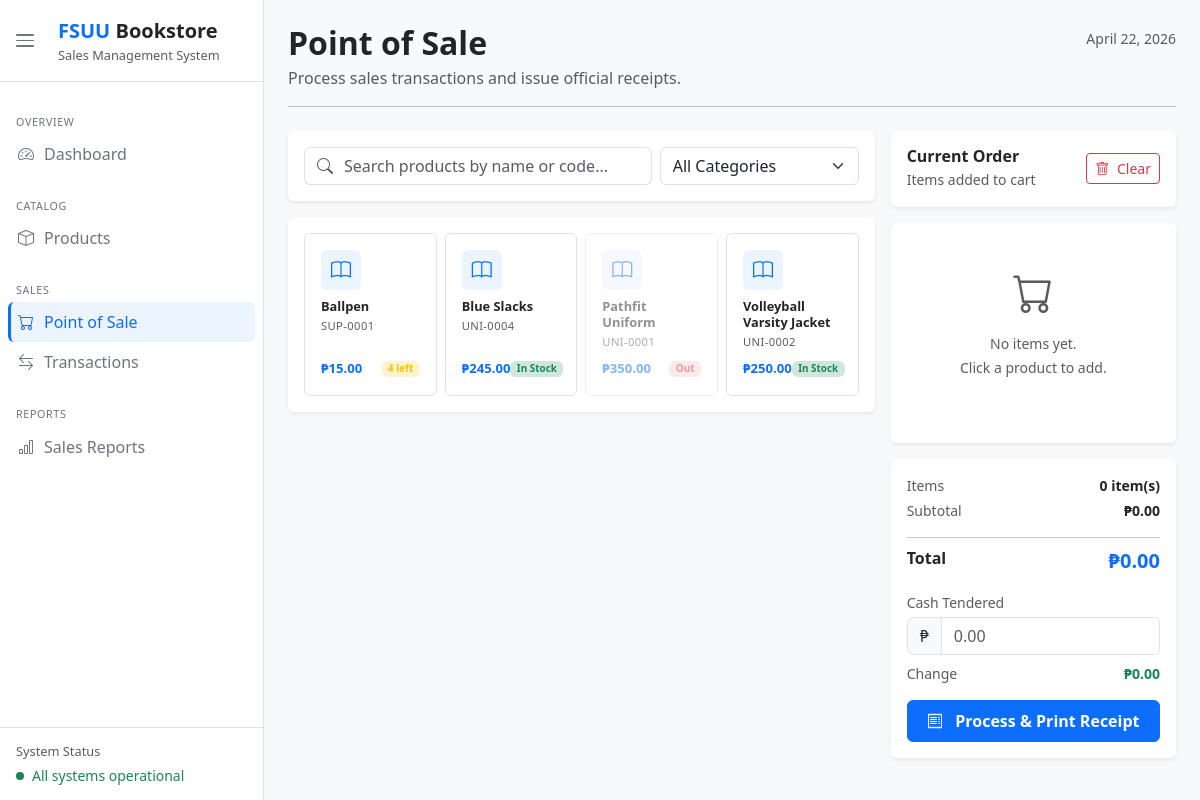
/point-of-sale/, run on an earlier commit of the app's database.
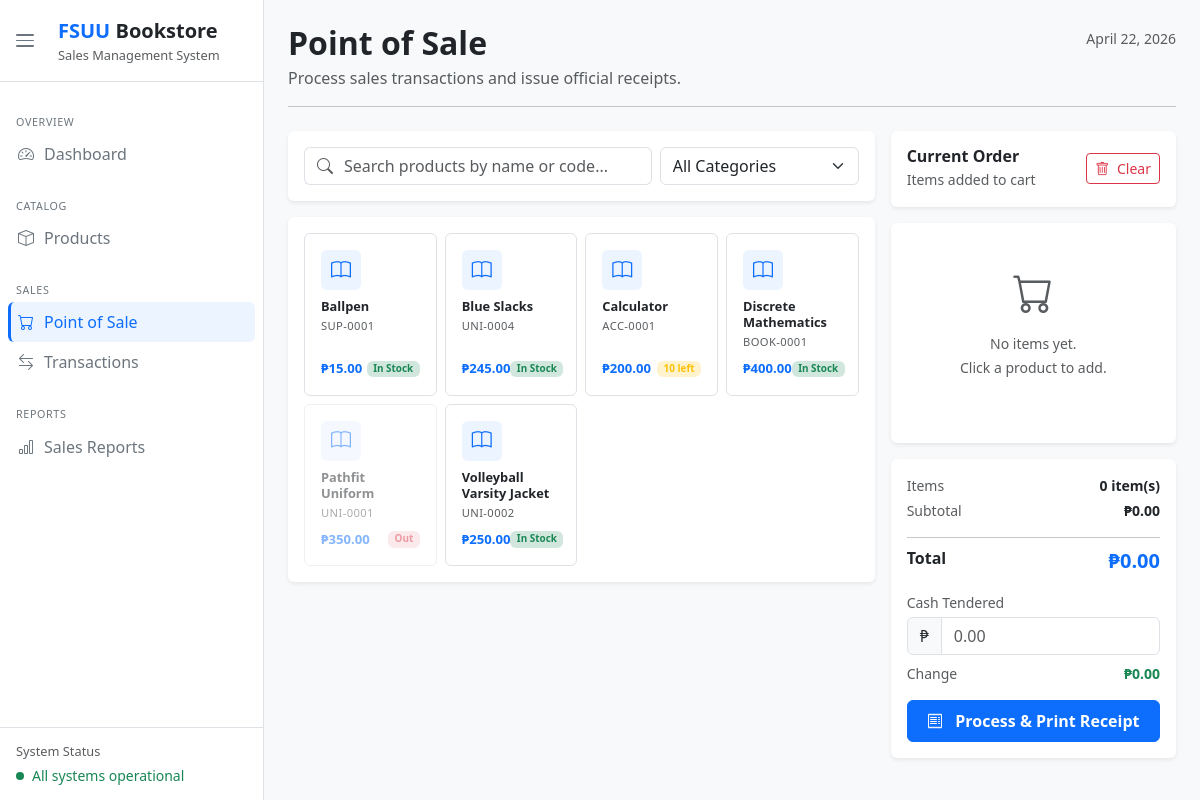
And on a later commit of the database.
### dashboard/models.py (models this page shows, shortened)
class Product(models.Model):
    product_id        = models.AutoField(primary_key=True)
    product_name      = models.CharField(max_length=100)
    price             = models.DecimalField(max_digits=10, decimal_places=2)
    category          = models.ForeignKey(Category, on_delete=models.SET_NULL, null=True)
    stock_quantity    = models.IntegerField()
    product_code      = models.CharField(max_length=20, unique=True, blank=True)  # auto-generated
    restock_threshold = models.PositiveIntegerField(default=5)
    is_active         = models.BooleanField(default=True)
    created_at        = models.DateTimeField(auto_now_add=True)

### dashboard/views.py (the view)
# urls.py: path('point-of-sale/',            views.point_of_sale,  name='pos'),
def point_of_sale(request):
    products   = Product.objects.filter(is_active=True).select_related('category').order_by('product_name')
    categories = Category.objects.all()
    today      = timezone.now().date().strftime('%B %d, %Y')
    context = {
        'page_title': 'Point of Sale',
        'products':   products,
        'categories': categories,
        'today':      today,
    }
    return render(request, 'dashboard/pos.html', context)

### dashboard/templates/dashboard/pos.html (shortened to what the changed rows need)
{% extends "dashboard/index.html" %}
{% load static %}
{% block content %}
<div class="row g-3">
    <div class="col-8 d-flex flex-column gap-3">
        <div class="card border-0 shadow-sm p-3">
            <div class="row g-2" id="product-grid">
                {% for product in products %}
                <div class="col-3 product-item"
                    data-name="{{ product.product_name|lower }}"
                    data-code="{{ product.product_code|lower }}"
                    data-category="{{ product.category_id }}">
                    <div class="card border h-100 product-card {% if product.stock_quantity == 0 %}opacity-50 pe-none{% endif %}"
                        data-id="{{ product.product_id }}"
                        data-name="{{ product.product_name|escapejs }}"
                        data-price="{{ product.price }}"
                        data-stock="{{ product.stock_quantity }}">
                        <div class="card-body p-3 d-flex flex-column gap-1">
                            <div class="rounded d-flex align-items-center justify-content-center mb-1"
                                style="width:40px; height:40px; background-color:rgba(13,110,253,0.08); color:#0d6efd;">
                                <i class="bi bi-book fs-5"></i>
                            </div>
                            <small class="fw-semibold lh-sm" style="font-size:0.8rem;">{{ product.product_name }}</small>
                            <small class="text-muted" style="font-size:0.7rem; letter-spacing:0.4px;">{{ product.product_code }}</small>
                            <div class="d-flex align-items-center justify-content-between mt-auto pt-1">
                                <span class="fw-bold text-primary" style="font-size:0.82rem;">&#8369;{{ product.price|floatformat:2 }}</span>
                                {% if product.stock_quantity == 0 %}
                                    <span class="badge bg-danger-subtle text-danger" style="font-size:0.62rem;">Out</span>
                                {% elif product.stock_quantity <= product.restock_threshold %}
                                    <span class="badge bg-warning-subtle text-warning" style="font-size:0.62rem;">{{ product.stock_quantity }} left</span>
                                {% else %}
                                    <span class="badge bg-success-subtle text-success" style="font-size:0.62rem;">In Stock</span>
                                {% endif %}
                            </div>
                        </div>
                    </div>
                </div>
                {% empty %}
                <div class="col-12 text-center text-muted py-5">
                    <i class="bi bi-box fs-1 d-block mb-2"></i>
                    No active products found.
                </div>
                {% endfor %}
            </div>
        </div>
    </div>
</div>
{% endblock %}

What changed in the data, as far as the page shows it:
changed Product "Ballpen": stock_quantity "4" → (not shown); stock_quantity "left" → "In Stock"
added Product: product_name "Calculator", product_code "ACC-0001", price "200.00", stock_quantity "10"
added Product: product_name "Discrete Mathematics", product_code "BOOK-0001", price "400.00", stock_quantity "In Stock"
